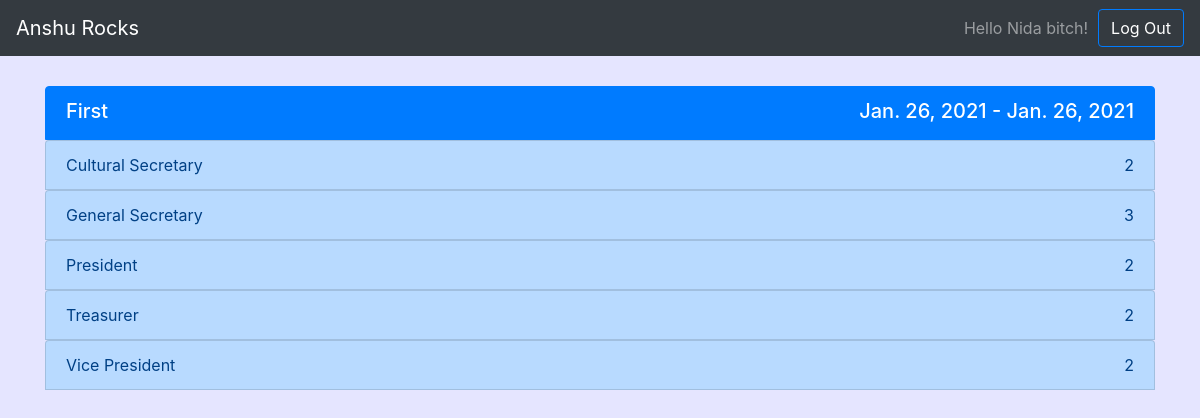
Screenshot of /staff_dashboard/1/ (signed in) with the database file from the repository.
### college_election/models.py (models this page shows, shortened)
class Account(AbstractBaseUser):
    user_id = models.CharField(verbose_name="user_id", unique=True, primary_key=True, max_length=10)
    name = models.CharField(max_length=30)
    image_url = models.CharField(blank=True, null=True, max_length=1000)
    last_login = models.DateTimeField(verbose_name='last login', auto_now=True)
    is_active = models.BooleanField(default=True)
    is_superuser = models.BooleanField(default=False)
    USERNAME_FIELD = 'user_id'
    REQUIRED_FIELDS = ['is_student', 'is_staff']
    objects = MyAccountManager()

class Election(models.Model):
    election_id = models.IntegerField(primary_key=True)
    title = models.CharField(max_length=255, unique=True)
    voting_start = models.DateField()
    voting_end = models.DateField()
    created_at = models.DateTimeField(auto_now_add=True)
    @property
    def status(cls):
        IST = pytz.timezone('Asia/Kolkata')
        now = datetime.now(tz=IST)
        voting_start = datetime.combine(cls.voting_start, datetime.min.time()).astimezone(IST) + timedelta(
            hours=-5, minutes=-30)
        voting_end = datetime.combine(cls.voting_end, datetime.min.time()).astimezone(IST) + timedelta(hours=-5,
                                                                                                            minutes=-30)
        if now >= cls.created_at and now < voting_start:
            return 'Registration Open'
        elif now >= voting_start and now < voting_end:
            return 'Voting Live'
        else:
            return 'Archived'
    class Meta:
        db_table = 'election'

class Position(models.Model):
    election = models.ForeignKey(Election, on_delete=models.CASCADE)
    title = models.CharField(max_length=255)
    class Meta:
        db_table = 'position'
        unique_together = (('election', 'title'),)

### college_election/views.py (the view)
# urls.py: path('staff_dashboard/<int:election_id>/', views.staff_election_dashboard, name='staff_election_dashboard'),
def staff_election_dashboard(request, election_id):
    if request.user and request.user.is_authenticated and Staff.objects.filter(user=request.user):
        election = Election.objects.get(election_id=election_id)
        positions = election.position_set.all()
        pos_candi_map = {}
        for pos in positions:
            pos_candi_map[pos] = {x: {} for x in Candidate.objects.filter(position=pos, status='Approved').all()}
        result_map = results(election)
        for pos, candis in result_map.items():
            for candi, candi_res in candis.items():
                pos_candi_map[pos][candi] = candi_res
        return render(request, 'college_election/staff_election_dashboard.html',
                      context={'election': election, 'posCandiMap': pos_candi_map})
    else:
        messages.error(request, 'You Are Not Authorized To Access That Page')
        return redirect('index')

### templates/college_election/staff_election_dashboard.html (shortened to what this page needs)
{% extends 'college_election/base.html' %}
{% block content %}
    <div class="list-group" style="margin: 30px auto;">
        <div href="#" class="list-group-item list-group-item-action active">
            <div class="d-flex w-100 justify-content-between">
                <h5 class="mb-1" style="display: flex;width: 100%;justify-content: space-between;align-items: center;">
                    {{ election.title }}
                    <h7>{{ election.voting_start }} - {{ election.voting_end }}</h7>
                </h5>
            </div>
        </div>
        {% for position, candidates in posCandiMap.items %}
            <div class="list-group">
                <a
                        href="#{{ position.title|cut:" " }}"
                        data-toggle="collapse"
                        class="list-group-item list-group-item-primary">
                    <div class="d-flex w-100 justify-content-between">
                        {{ position.title }}
                        <h7>{{ candidates|length }}</h7>
                    </div>
                </a>
            </div>
        {% endfor %}
    </div>
{% endblock %}

### templates/college_election/base.html (shortened to what this page needs)
<!doctype html>
<html lang="en">
<head>
    <link rel="stylesheet" href="https://cdn.jsdelivr.net/npm/bootstrap@4.5.3/dist/css/bootstrap.min.css"
>
</head>
<body style="height: 100%;background-color: #c5c5ff6e;">
<nav class="navbar navbar-expand-lg navbar-dark bg-dark">
    <a class="navbar-brand" href="{% url 'index' %}"">Anshu Rocks</a>
    <div class="collapse navbar-collapse" id="navbarSupportedContent">
        {% if request.user.is_authenticated %}
            <span class="navbar-text" style="margin-right: 10px;">
            Hello {{ request.user.name }} bitch!
          </span>
            <a class="btn btn-primary bg-dark" href="{% url 'logout' %}">Log Out</a>
        {% else %}
            <a class="btn btn-primary">Login</a>
        {% endif %}
    </div>
</nav>
<div class="container">
    {% block content %}{% endblock content %}
</div>
</body>
</html>

### rows the page displays
Account: user.name "Nida"
Election: title "First", voting_start "Jan. 26, 2021", voting_end "Jan. 26, 2021"
Position: title "Cultural Secretary", candidates "2"
Position: title "General Secretary", candidates "3"
Position: title "President", candidates "2"
Position: title "Treasurer", candidates "2"
Position: title "Vice President", candidates "2"
